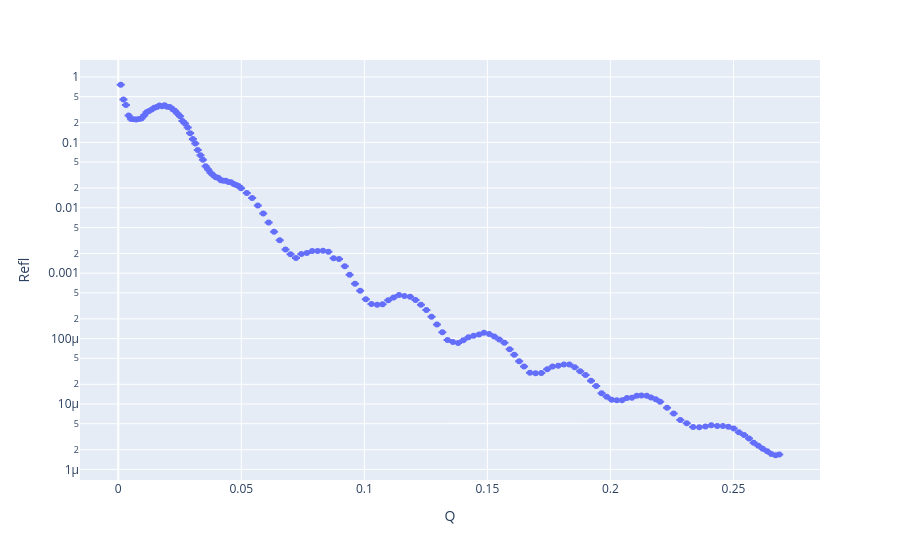

The notebook cell saved with this chart:
### Code cell
test_xrr.display()

### Figure 1 — Plotly figure (JSON) as saved in the notebook; plotly's stock layout.template omitted (floating-point values rounded to 4 significant figures; data arrays with more than 128 entries replaced by an {"elided": "..."} marker saying what was removed)
{"data": [{"customdata": {"elided": "149x8 float values"}, "error_y": {"array": {"elided": "149 float values"}}, "hovertemplate": "Q=%{x}<br>Refl=%{y}<br>Energy=%{customdata[0]}<br>Theta=%{customdata[1]}<br>Current=%{customdata[2]}<br>HOS=%{customdata[3]}<br>POL=%{customdata[4]}<br>Intensity=%{customdata[5]}<br>Background=%{customdata[6]}<br>RawRefl=%{customdata[7]}<extra></extra>", "legendgroup": "", "marker": {"color": "#636efa", "symbol": "circle"}, "mode": "markers", "name": "", "orientation": "v", "showlegend": false, "type": "scatter", "x": {"elided": "149 float values"}, "xaxis": "x", "y": {"elided": "149 float values"}, "yaxis": "y"}], "layout": {"legend": {"tracegroupgap": 0}, "margin": {"t": 60}, "xaxis": {"anchor": "y", "domain": [0, 1], "title": {"text": "Q"}}, "yaxis": {"anchor": "x", "domain": [0, 1], "title": {"text": "Refl"}, "type": "log"}}}
